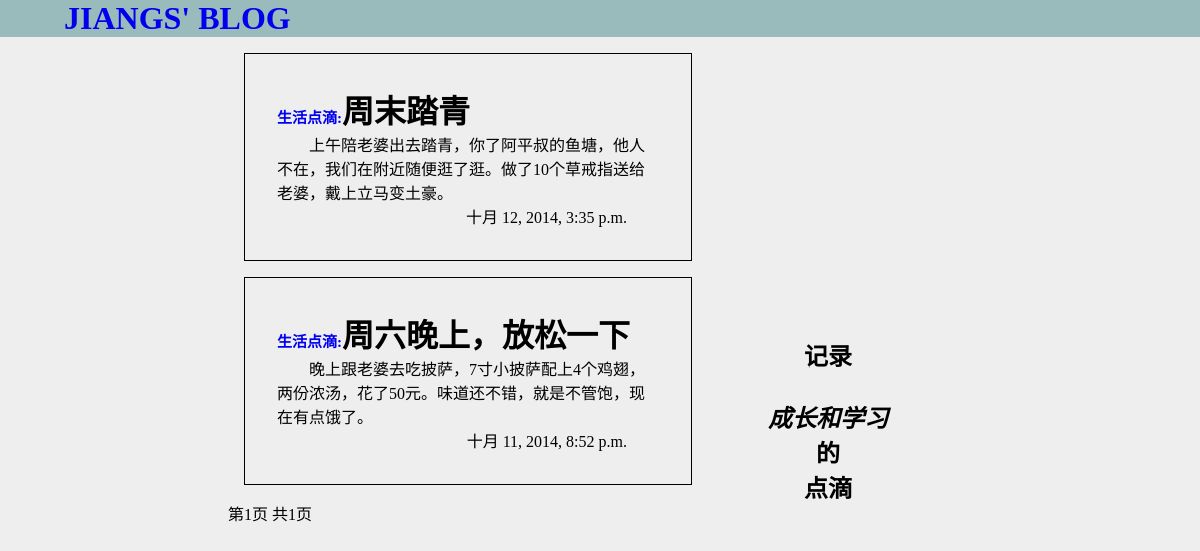
/blogs/tag/生活点滴/, run on the app's committed database.
### blogs/models.py (models this page shows, shortened)
class Blog(models.Model):
  tag = models.CharField(max_length=10,default=u'未分类')
  title = models.CharField(max_length = 30,default=u'无标题')
  context = models.TextField(default='无内容')
  pub_date = models.DateTimeField('date published')
  visit_count = models.IntegerField(default=0)

### blogs/views.py (the view)
# urls.py: url(r'^tag/(?P<tag_name>[^/]+)/(?P<page_index>\d+)/$', views.tagShow, name='tag'),
def tagShow(request, tag_name, page_index=1):
    blog_list = Blog.objects.filter(tag=tag_name).order_by('-pub_date')
    blogs = listing(blog_list, page_index)
    return render(request, 'blogs/tagShow.html', {'blogs':blogs, 'page_index':page_index, 'tag':tag_name,})

### blogs/views.py (called while the page is built)
def listing(page, page_index):
    per_page = 5
    paginator = Paginator(page, per_page) # Show 25 contacts per page
    try:
        page_index = int(page_index)
    except TypeError:
        page_index = 1
    try:
        blogs = paginator.page(page_index)
    except PageNotAnInteger:
        blogs = paginator.page(1) # If page is not an integer, deliver first page.
    except EmptyPage:
        blogs = paginator.page(paginator.num_pages) # If page is out of range (e.g. 9999), deliver last page of results.
    return blogs

### blogs/templates/blogs/tagShow.html (shortened to what this page needs)
{% load staticfiles %}
<!DOCTYPE html>
<html>
<head>
  <link rel="stylesheet" type="text/css" href="{% static "blogs/css/1.css" %}">
</head>
<body>
  <h1 class='title'><a href="/blogs/">jiangs' blog</a></h1>
    <div class='side_blank'>&nbsp;</div>
    <div class='contend'>
      {% if blogs %}
      {% for blog in blogs %}
      <div class='blog'>
        <h1><small><a href='/blogs/{{ blog.tag }}/' id='tag'>{{ blog.tag }}:</a></small>{{ blog.title }}</h1>
        <p class='blog_context'>{{blog.context}}</p>
        <p class= 'pub_date'>{{blog.pub_date}}</p>
      </div>
      {% endfor %}
      {% else %}
        <p>no blog post</p>
      {% endif %}
      <div class='footer'>
          第{{ blogs.number }}页 共{{ blogs.paginator.num_pages }}页
      </div>
    </div>
    <div class='right_side_bar'>
      <h2><strong>记录</strong></br></br><em>成长和学习</em></br>的</br>点滴</h2>
    </div>
    <div class='side_blank' >&nbsp;</div>
</body>
</html>

### blogs/static/blogs/css/1.css (style rules this page uses)
* { margin:0;padding:0;border:0; }
body { background-color:#EEEEEE; }
h1.title { text-transform: uppercase;background-color:#99bbbb;text-indent:2em; }
div.blog { border:solid 1px;padding:2em;margin:1em; }
p.blog_context { text-indent: 2em; }
p.pub_date { text-align:right;padding-right:2em; }
a { text-decoration:none; }
div.side_blank,div.contend,div.right_side_bar { float:left; }
div.contend { width:40%; }
div.side_blank { width:19%; }
div.right_side_bar { text-align:center;width:20%;margin-top:300px; }
small { font-size:15px }

### data on the page
Blog: tag "生活点滴", title "周末踏青", context "上午陪老婆出去踏青，你了阿平叔的鱼塘，他人不在，我们在附近随便逛了逛。做了10个草戒指送给老婆，戴上立马变土豪。", pub_date "十月 12, 2014, 3:35 p.m."
Blog: tag "生活点滴", title "周六晚上，放松一下", context "晚上跟老婆去吃披萨，7寸小披萨配上4个鸡翅，两份浓汤，花了50元。味道还不错，就是不管饱，现在有点饿了。", pub_date "十月 11, 2014, 8:52 p.m."

### other printed values
{{ blogs.number }} "1"
{{ blogs.paginator.num_pages }} "1"
